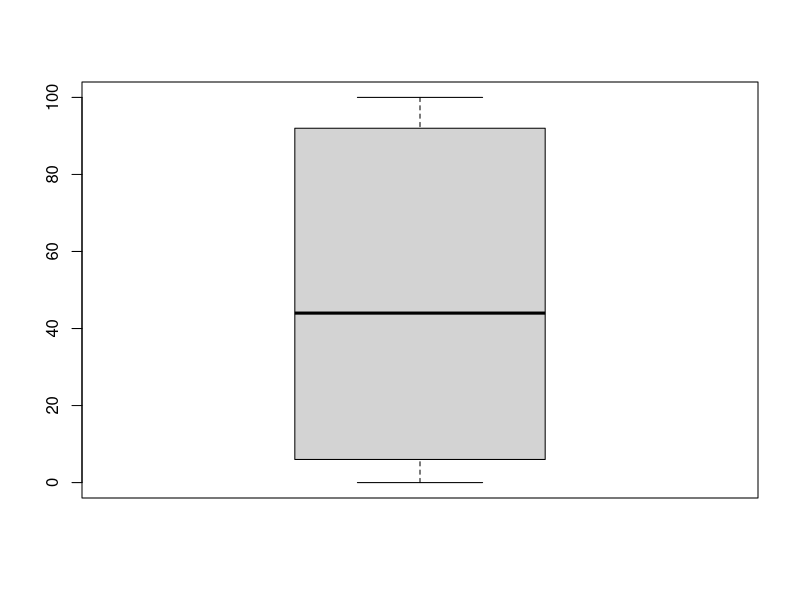
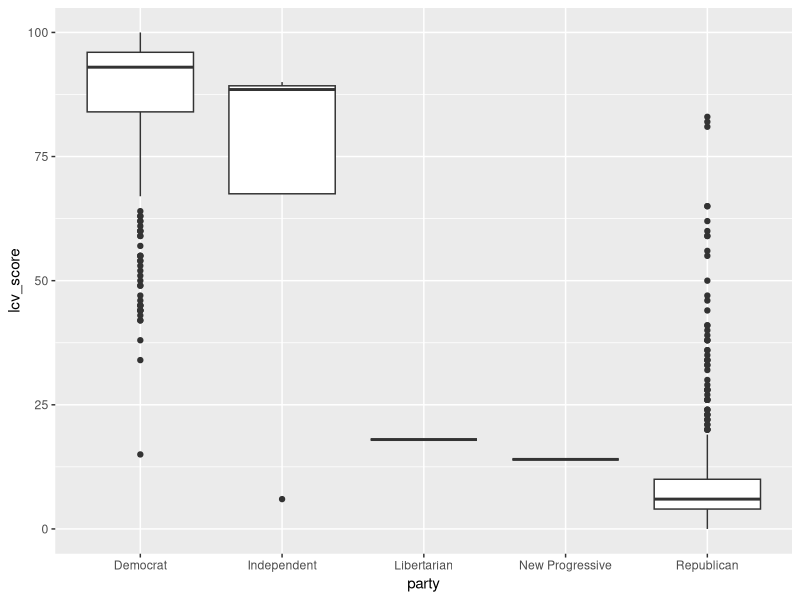
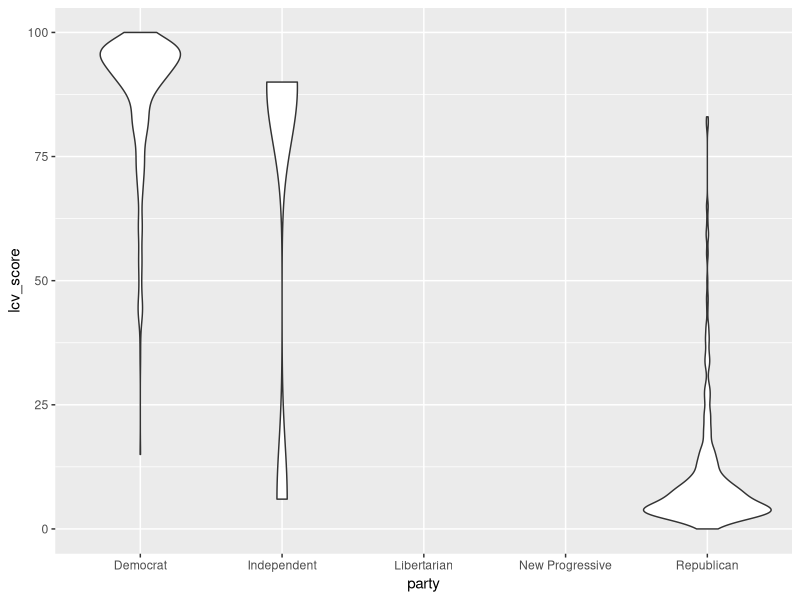
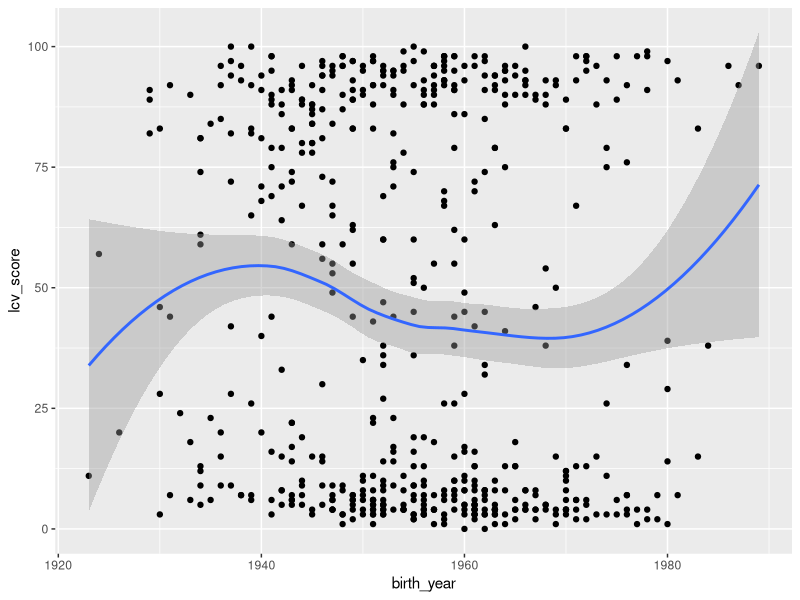

These figures' R source, in order:
## ---- chunk 1
library(tidyverse)
library(ggplot2)
library(tseries)

## ---- chunk 2
setwd("~/R/BA thesis")

lcv_data <- read_csv("lcv_scores_sample.csv")
view(lcv_data)
## ---- chunk 3
str(lcv_data)
head(lcv_data)
## ---- chunk 4
boxplot(lcv_data$lcv_score)
## ---- chunk 5
party_lcv <- lm(lcv_score ~ party, data = lcv_data)
  
summary(party_lcv)  

## ---- chunk 6
plot_lcv_party <- lcv_data %>% group_by(party) %>% ggplot(aes(x = party, y= lcv_score)) + geom_boxplot()

plot_lcv_party
## ---- chunk 7

plot_lcv_party <- lcv_data %>% group_by(party) %>% ggplot(aes(x = party, y= lcv_score)) + geom_violin()

plot_lcv_party
## ---- chunk 8
# include only congresspeople in the dataset which have a birthyear, not the entire birthdate 

lcv_data_new <- cbind(lcv_data, birth_year = as.numeric(lcv_data$birthDate)) %>% filter(nchar(birth_year) == 4) 

# view(lcv_data_new)
str(lcv_data_new)
## ---- chunk 9
plot_lcv_birth <- lcv_data_new %>% ggplot(aes(x = birth_year, y = lcv_score)) + geom_point() + geom_smooth()
plot_lcv_birth
## ---- chunk 10
setwd("~/R/BA thesis")
data_campaign <- read_csv("Top Recipients of Contributions from Lobbyists, 2022 Cycle.csv")
view(data_campaign)
